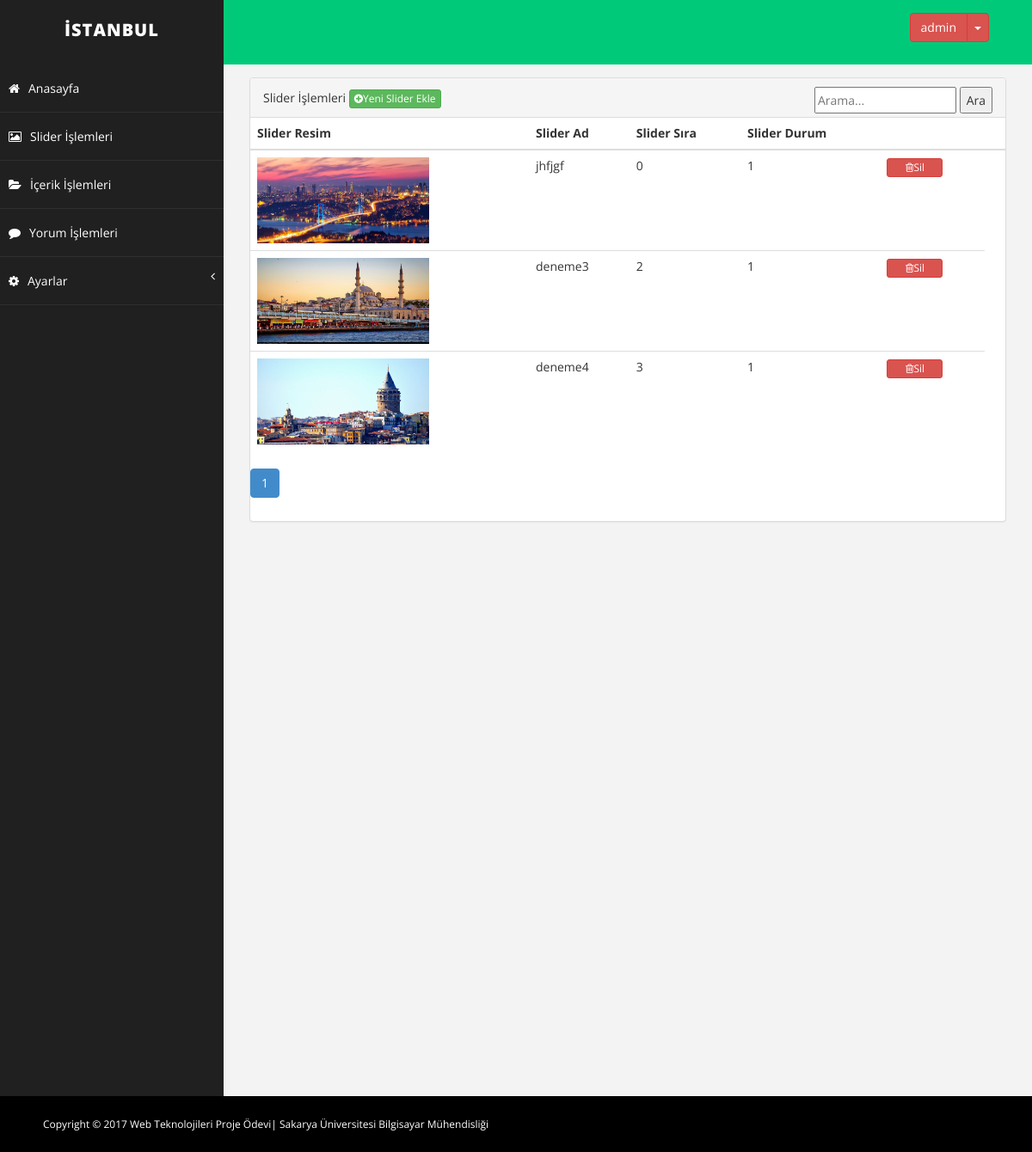
The page /proje/admin/adminslider.php (signed in) on the database its author committed.
### tables this page shows
CREATE TABLE `slider` (
  `slider_id` int(11) NOT NULL,
  `slider_ad` varchar(150) NOT NULL,
  `slider_resimyol` varchar(250) NOT NULL,
  `slider_link` varchar(250) NOT NULL,
  `slider_sira` int(2) NOT NULL,
  `slider_durum` varchar(1) NOT NULL DEFAULT '1'
);

### proje/admin/adminslider.php (the view, shortened to what this page needs)
<?php
include 'adminheader.php';
?>
        <div id="page-wrapper">
                <div class="row">
                    <div class="col-md-12">
                      <div class="panel panel-default">
                        <div class="panel-heading">
                            Slider İşlemleri
                            <a href="adminslider_ekle.php"><button name="sliderduzenle" class="btn btn-success btn-xs"><i class="fa fa-plus-circle "></i>Yeni Slider Ekle</button></a>
                            <div class="pull-right">
                            <form id="searchForm" action="" method="POST">
                              <input type="text" name="aranan" placeholder="Arama...">
                              <input type="submit" name="arama" value="Ara">
                            </form>
                            </div>
                        </div>
                         <div class="table-responsive">
                                <table class="table">
                                    <thead>
                                        <tr>
                                            <th>Slider Resim</th>
                                            <th>Slider Ad</th>
                                            <th>Slider Sıra</th>
                                            <th>Slider Durum</th>
                                            <th></th>
                                            <th></th>
                                        </tr>
                                    </thead>
                                    <tbody>
                                    <?php
                                                        $sayfada=4;
              $sorgu=$db->prepare("select * from slider");
              $sorgu->execute();
              $say=$sorgu->rowCount();
              $toplam=ceil($say/$sayfada);
              $sayfa=isset($_GET['sayfa']) ? (int) $_GET['sayfa'] :1;
              $limit=($sayfa-1)*$sayfada;
              $slidersor=$db->prepare("select * from slider order by slider_sira ASC limit $limit,$sayfada");
              $slidersor->execute();
                                       while($slidercek=$slidersor->fetch(PDO::FETCH_ASSOC)){  ?>
                                      <tr>
                                            <td><img width="200" height="100" src="../<?php echo $slidercek['slider_resimyol'] ?>"></td>
                                            <td><?php echo $slidercek['slider_ad'] ?></td>
                                            <td><?php echo $slidercek['slider_sira'] ?></td>
                                            <td><?php echo $slidercek['slider_durum'] ?></td>
                                            <td><a href="baglantii/islem.php?slidersil=ok&slider_id=<?php echo $slidercek['slider_id']?>"><button name="slidersil" class="btn btn-danger btn-xs" style="width: 65px"><i class="fa fa-trash-o "></i>Sil</button></a></td>
                                        </tr>
                                        <?php } ?>
                                    </tbody>
                                </table>
                                 <ul class="pagination">
        <?php
        $s=0;
        while ($s <$toplam) {
          $s++;?>
        <?php if ($s==$sayfa) {?>
           <li class="active"><a href="adminslider.php?sayfa=<?php echo $s; ?>"><?php echo $s; ?><span class="sr-only"></span></a></li>
       <?php } else { ?>
           <li ><a href="adminslider.php?sayfa=<?php echo $s; ?>"><?php echo $s; ?><span class="sr-only"></span></a></li>
        <?php }
          }
          ?>
        </ul>
                            </div>
                      </div>
                    </div>
                </div>
        </div>
    </div>
 <?php include 'adminfooter.php'; ?>

### proje/admin/assets/css/basic.css (style rules this page uses)
body { font-family: 'Open Sans', sans-serif; line-height:25px; }
#page-wrapper { padding: 15px 15px; min-height: 600px; background: #F3F3F3; }
@media (min-width:768px) { #page-wrapper { margin: 0 0 0 260px; padding: 15px 30px; min-height: 1200px; } }

### rows shown on the page
slider: slider_resimyol (picture), slider_ad "jhfjgf", slider_sira "0", slider_durum "1"
slider: slider_resimyol (picture), slider_ad "deneme3", slider_sira "2", slider_durum "1"
slider: slider_resimyol (picture), slider_ad "deneme4", slider_sira "3", slider_durum "1"

### other values the page prints
$_SESSION['kullanici'] "admin"
